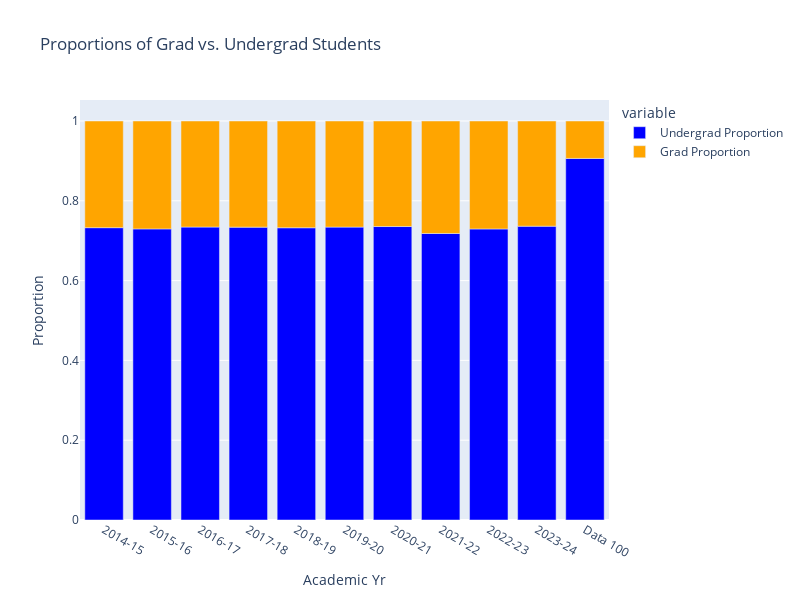

The notebook cell this image was saved under:
### Code cell
data100_row = {'Graduate':[data100_grad], 
               'Undergraduate':[data100_undergrad], 
               'Total':[data100_grad + data100_undergrad], 
               'Undergrad Proportion':[data100_undergrad / (data100_grad + data100_undergrad)],
               'Grad Proportion':[data100_grad / (data100_grad + data100_undergrad)], 
               }

new_row_df = pd.DataFrame(data100_row)

proportions.loc['Data 100'] = new_row_df.iloc[0]


fig = px.bar(proportions.reset_index(), 
             x='Academic Yr', 
             y=['Undergrad Proportion', 'Grad Proportion'],
             title='Proportions of Grad vs. Undergrad Students',
             labels={'value': 'Proportion'},
             color_discrete_map={'Undergrad Proportion': 'blue', 'Grad Proportion': 'orange'})


fig.update_layout(barmode='relative', autosize=False, width=800, height=600)
fig.show()

### Figure 1 — Plotly figure (JSON) as saved in the notebook; plotly's stock layout.template omitted (floating-point values rounded to 4 significant figures)
{"data": [{"alignmentgroup": "True", "hovertemplate": "variable=Undergrad Proportion<br>Academic Yr=%{x}<br>Proportion=%{y}<extra></extra>", "legendgroup": "Undergrad Proportion", "marker": {"color": "blue", "pattern": {"shape": ""}}, "name": "Undergrad Proportion", "offsetgroup": "Undergrad Proportion", "orientation": "v", "showlegend": true, "textposition": "auto", "type": "bar", "x": ["2014-15", "2015-16", "2016-17", "2017-18", "2018-19", "2019-20", "2020-21", "2021-22", "2022-23", "2023-24", "Data 100"], "xaxis": "x", "y": [0.7327, 0.7296, 0.7342, 0.734, 0.7325, 0.734, 0.7355, 0.7181, 0.7295, 0.7363, 0.9062], "yaxis": "y"}, {"alignmentgroup": "True", "hovertemplate": "variable=Grad Proportion<br>Academic Yr=%{x}<br>Proportion=%{y}<extra></extra>", "legendgroup": "Grad Proportion", "marker": {"color": "orange", "pattern": {"shape": ""}}, "name": "Grad Proportion", "offsetgroup": "Grad Proportion", "orientation": "v", "showlegend": true, "textposition": "auto", "type": "bar", "x": ["2014-15", "2015-16", "2016-17", "2017-18", "2018-19", "2019-20", "2020-21", "2021-22", "2022-23", "2023-24", "Data 100"], "xaxis": "x", "y": [0.2673, 0.2704, 0.2658, 0.266, 0.2675, 0.266, 0.2645, 0.2819, 0.2705, 0.2637, 0.09378], "yaxis": "y"}], "layout": {"autosize": false, "barmode": "relative", "height": 600, "legend": {"title": {"text": "variable"}, "tracegroupgap": 0}, "title": {"text": "Proportions of Grad vs. Undergrad Students"}, "width": 800, "xaxis": {"anchor": "y", "domain": [0, 1], "title": {"text": "Academic Yr"}}, "yaxis": {"anchor": "x", "domain": [0, 1], "title": {"text": "Proportion"}}}}
